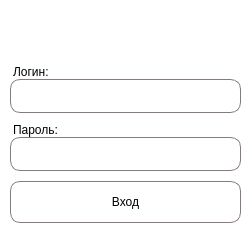
<?xml version="1.0" encoding="UTF-8"?>
<ui version="4.0">
 <class>Form</class>
 <widget class="QWidget" name="Form">
  <property name="geometry">
   <rect>
    <x>0</x>
    <y>0</y>
    <width>251</width>
    <height>250</height>
   </rect>
  </property>
  <property name="windowTitle">
   <string>Form</string>
  </property>
  <property name="styleSheet">
   <string notr="true">background-color:white;

</string>
  </property>
  <widget class="QWidget" name="verticalLayoutWidget">
   <property name="geometry">
    <rect>
     <x>0</x>
     <y>0</y>
     <width>251</width>
     <height>251</height>
    </rect>
   </property>
   <layout class="QVBoxLayout" name="verticalLayout_2">
    <property name="spacing">
     <number>0</number>
    </property>
    <item alignment="Qt::AlignHCenter">
     <widget class="QLabel" name="label">
      <property name="minimumSize">
       <size>
        <width>54</width>
        <height>55</height>
       </size>
      </property>
      <property name="maximumSize">
       <size>
        <width>54</width>
        <height>55</height>
       </size>
      </property>
      <property name="styleSheet">
       <string notr="true">border-image:url(:/images/src/kwork.png)  stretch stretch;
</string>
      </property>
      <property name="text">
       <string/>
      </property>
     </widget>
    </item>
    <item>
     <widget class="QLabel" name="label_2">
      <property name="maximumSize">
       <size>
        <width>60</width>
        <height>25</height>
       </size>
      </property>
      <property name="styleSheet">
       <string notr="true">margin-left:10px;
margin-top:10px;</string>
      </property>
      <property name="text">
       <string>Логин:</string>
      </property>
     </widget>
    </item>
    <item>
     <widget class="QLineEdit" name="lineEdit">
      <property name="styleSheet">
       <string notr="true">width:181px;
height:32px;
margin-right:10px;
margin-left:10px;
border-radius:10px;
border:1px solid #877B79;
padding-left:10px;</string>
      </property>
     </widget>
    </item>
    <item>
     <widget class="QLabel" name="label_3">
      <property name="maximumSize">
       <size>
        <width>60</width>
        <height>25</height>
       </size>
      </property>
      <property name="styleSheet">
       <string notr="true">margin-left:10px;
margin-top:10px;</string>
      </property>
      <property name="text">
       <string>Пароль:</string>
      </property>
     </widget>
    </item>
    <item>
     <widget class="QLineEdit" name="lineEdit_2">
      <property name="styleSheet">
       <string notr="true">width:181px;
height:32px;
margin-right:10px;
margin-left:10px;
border-radius:10px;
border:1px solid #877B79;
padding-left:10px;</string>
      </property>
     </widget>
    </item>
    <item>
     <widget class="QPushButton" name="pushButton">
      <property name="styleSheet">
       <string notr="true">margin-top: 10px;
border:1px solid #877B79;
background-color:white;
border-radius:10px;
height:40px;
margin-left:10px;
margin-right:10px;
font: 16pt &quot;Times New Roman&quot;;</string>
      </property>
      <property name="text">
       <string>Вход</string>
      </property>
     </widget>
    </item>
    <item>
     <spacer name="verticalSpacer">
      <property name="orientation">
       <enum>Qt::Vertical</enum>
      </property>
      <property name="sizeHint" stdset="0">
       <size>
        <width>50</width>
        <height>80</height>
       </size>
      </property>
     </spacer>
    </item>
   </layout>
  </widget>
 </widget>
 <resources>
  <include location="srcfile.qrc"/>
 </resources>
 <connections/>
</ui>
